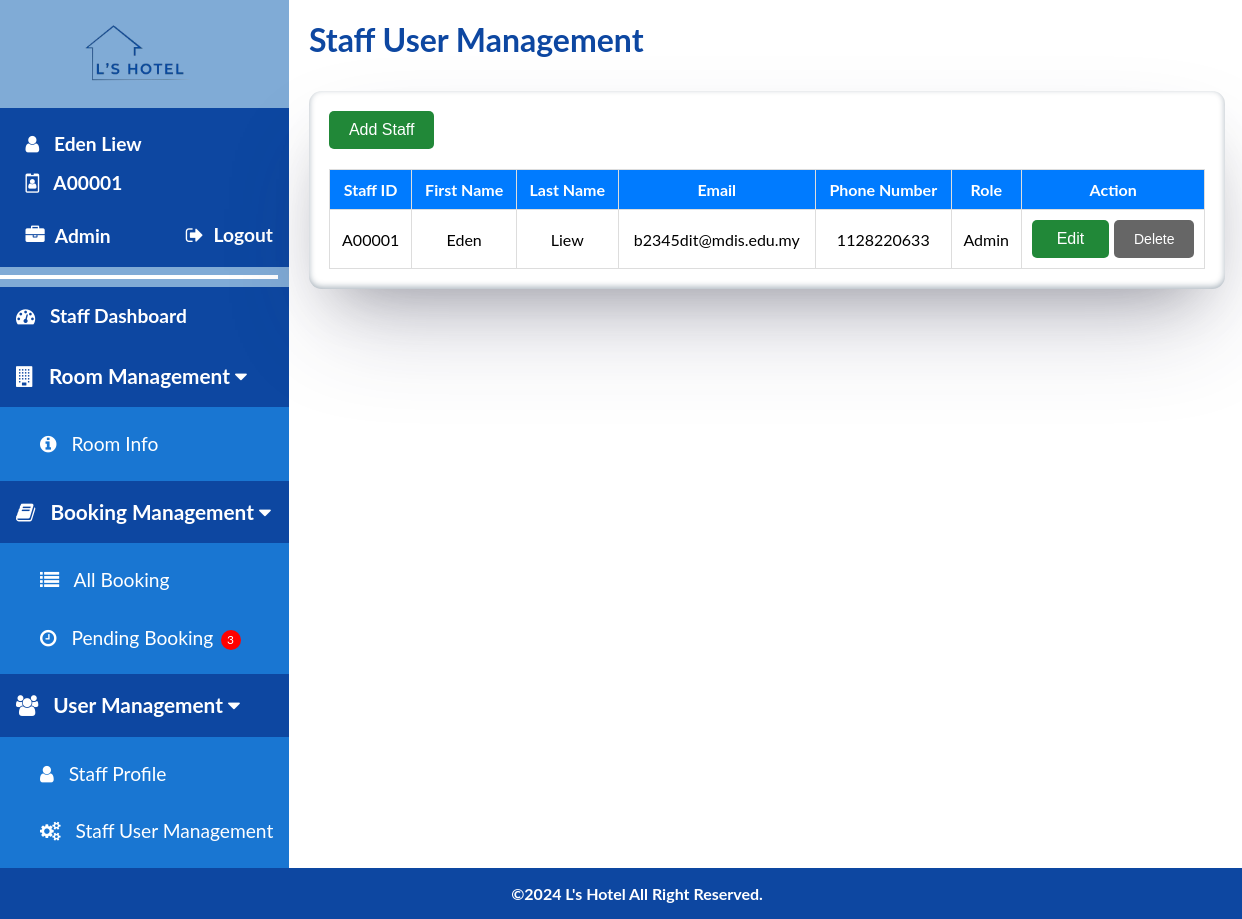
The page /staff/staff_management.php (signed in) on the database its author committed.
### tables this page shows
CREATE TABLE `staff` (
  `id` int(11) NOT NULL,
  `staff_id` varchar(6) NOT NULL,
  `first_name` varchar(50) NOT NULL,
  `last_name` varchar(50) NOT NULL,
  `email` varchar(100) NOT NULL,
  `phone_number` int(11) NOT NULL,
  `password` varchar(255) NOT NULL,
  `role` varchar(10) NOT NULL
);

### staff/staff_management.php (the view, shortened to what this page needs)
<?php
include '../config.php';
$result = $conn->query("SELECT * FROM staff");
$loggedInStaffId = isset($_SESSION['logged_in_staff_id']) ? $_SESSION['logged_in_staff_id'] : null;
?>
<!DOCTYPE html>
<html>
<head>
<link rel="stylesheet" href="https://cdnjs.cloudflare.com/ajax/libs/font-awesome/4.7.0/css/font-awesome.min.css">
<link rel="stylesheet" href="../css/staff/staff-style.css?v=<?php echo time(); ?>">
<link rel="stylesheet" href="../css/staff/staff-management.css?v=<?php echo time(); ?>">
</head>
<body>
<div class="staff-container">
  <?php include 'staff_sidenav.php'; ?>
  <div class="main">
    <div class="staff-page-title">
      <span>Staff User Management</span>
    </div>
    <div class="container">
        <div style="display: flex; justify-content: space-between; align-items: center;">
            <button class="btn btn-primary" id="addStaffButton">Add Staff</button>
        </div>
        <table>
            <thead>
                <tr>
                    <th>Staff ID</th>
                    <th>First Name</th>
                    <th>Last Name</th>
                    <th>Email</th>
                    <th>Phone Number</th>
                    <th>Role</th>
                    <th>Action</th>
                </tr>
            </thead>
            <tbody id="staffTableBody">
                <?php while ($row = $result->fetch_assoc()) : ?>
                    <tr>
                        <td><?php echo $row['staff_id']; ?></td>
                        <td><?php echo $row['first_name']; ?></td>
                        <td><?php echo $row['last_name']; ?></td>
                        <td><?php echo $row['email']; ?></td>
                        <td><?php echo $row['phone_number']; ?></td>
                        <td><?php echo $row['role']; ?></td>
                        <td>
                            <div class="actions">
                                <button class="btn btn-warning btn-sm editButton" data-id="<?php echo $row['staff_id']; ?>" data-firstname="<?php echo $row['first_name']; ?>" data-lastname="<?php echo $row['last_name']; ?>" data-email="<?php echo $row['email']; ?>" data-phonenumber="<?php echo $row['phone_number']; ?>" data-role="<?php echo $row['role']; ?>">Edit</button>
                                <button class="btn btn-danger btn-sm deleteButton <?php echo $row['staff_id'] === $loggedInStaffId ? 'btn-disabled' : NULL; ?>" data-id="<?php echo $row['staff_id']; ?>" <?php echo $row['staff_id'] === $loggedInStaffId ? 'disabled' : NULL; ?>>Delete</button>
                            </div>
                        </td>
                    </tr>
                <?php endwhile; ?>
            </tbody>
        </table>
    </div>
  </div>
</div>
<footer>
  <p>&copy;2024 L's Hotel All Right Reserved.</p>
</footer>
</body>
</html>

### css/staff/staff-style.css (style rules this page uses)
body { font-family: "Lato", sans-serif; margin: 0; background-color: #ffffff; display: flex; flex-direction: column; min-height: 100vh; }
.staff-container { display: flex; flex: 1; }
.main { width: 100%; padding: 2%; background-color: #ffffff; }
.main .staff-page-title { font-size: 2em; font-weight: bold; text-align: left; color: #0d47a1; }
footer { width: 100%; background-color: #0d47a1; color: #ffffff; text-align: center; padding: 1em; font-size: 1em; font-weight: bold; margin-top: auto; }
footer p { margin: 0; }

### css/staff/staff-management.css (style rules this page uses)
.main { padding: 20px; }
.container { width: 96%; margin: 2em auto; background-color: #fff; border-radius: 0.8em; padding: 20px; box-shadow: rgba(50, 50, 93, 0.25) 0px 50px 100px -20px, rgba(0, 0, 0, 0.3) 0px 30px 60px -30px, rgba(10, 37, 64, 0.35) 0px -2px 6px 0px inset; }
table { width: 100%; border-collapse: collapse; }
table, th, td { border: 1px solid #ddd; }
th, td { padding: 10px; text-align: center; vertical-align: middle; }
th { background-color: #007BFF; color: white; }
.btn { display: inline-block; padding: 10px 20px; margin: 0; font-size: 14px; text-align: center; text-decoration: none; color: white; border: none; border-radius: 5px; cursor: pointer; }
.btn-warning { background-color: #218838; font-size: 16px; }
.btn-danger { background-color: #ef2c3f; }
.btn-primary { background-color: #218838; margin-bottom: 20px; font-size: 16px; }
.btn-disabled { background-color: #666; }
.actions { display: flex; gap: 5px; }
.actions .btn { flex: 1; }

### rows shown on the page
staff: staff "A00001", first_name "Eden", last_name "Liew", email "b2345dit@mdis.edu.my", phone_number "1128220633", role "Admin"

### other values the page prints
$staffName "Eden Liew"
$staffId "A00001"
$staffRole "Admin"
$pendingCount "3"
